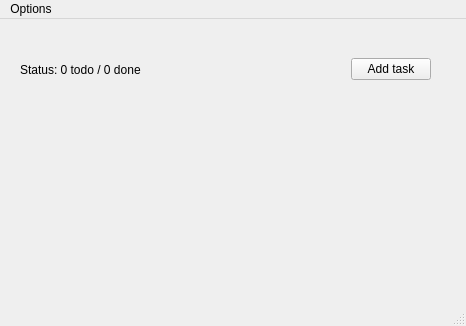
<?xml version="1.0" encoding="UTF-8"?>
<ui version="4.0">
 <class>List</class>
 <widget class="QMainWindow" name="List">
  <property name="geometry">
   <rect>
    <x>0</x>
    <y>0</y>
    <width>466</width>
    <height>326</height>
   </rect>
  </property>
  <property name="windowTitle">
   <string>todo</string>
  </property>
  <widget class="QWidget" name="centralwidget">
   <widget class="QWidget" name="layoutWidget_2">
    <property name="geometry">
     <rect>
      <x>20</x>
      <y>10</y>
      <width>411</width>
      <height>81</height>
     </rect>
    </property>
    <layout class="QHBoxLayout" name="toolbarLayout">
     <item>
      <widget class="QLabel" name="statusLabel">
       <property name="text">
        <string>Status: 0 todo / 0 done</string>
       </property>
      </widget>
     </item>
     <item>
      <spacer name="horizontalSpacer">
       <property name="orientation">
        <enum>Qt::Horizontal</enum>
       </property>
       <property name="sizeHint" stdset="0">
        <size>
         <width>40</width>
         <height>20</height>
        </size>
       </property>
      </spacer>
     </item>
     <item>
      <widget class="QPushButton" name="addItemButton">
       <property name="text">
        <string>Add task</string>
       </property>
      </widget>
     </item>
    </layout>
   </widget>
   <widget class="QWidget" name="verticalLayoutWidget">
    <property name="geometry">
     <rect>
      <x>20</x>
      <y>100</y>
      <width>411</width>
      <height>171</height>
     </rect>
    </property>
    <layout class="QVBoxLayout" name="itemsLayout">
     <item>
      <spacer name="verticalSpacer">
       <property name="orientation">
        <enum>Qt::Vertical</enum>
       </property>
       <property name="sizeHint" stdset="0">
        <size>
         <width>20</width>
         <height>40</height>
        </size>
       </property>
      </spacer>
     </item>
    </layout>
   </widget>
  </widget>
  <widget class="QMenuBar" name="menubar">
   <property name="geometry">
    <rect>
     <x>0</x>
     <y>0</y>
     <width>466</width>
     <height>17</height>
    </rect>
   </property>
   <widget class="QMenu" name="menuHelp_lmao">
    <property name="title">
     <string>Options</string>
    </property>
    <addaction name="actionClear_all"/>
    <addaction name="actionExit"/>
    <addaction name="actionSort"/>
   </widget>
   <addaction name="menuHelp_lmao"/>
  </widget>
  <widget class="QStatusBar" name="statusbar"/>
  <action name="actionClear_all">
   <property name="text">
    <string>Clear all</string>
   </property>
  </action>
  <action name="actionExit">
   <property name="text">
    <string>Exit</string>
   </property>
  </action>
  <action name="actionSort">
   <property name="text">
    <string>Sort</string>
   </property>
  </action>
 </widget>
 <resources/>
 <connections/>
</ui>
